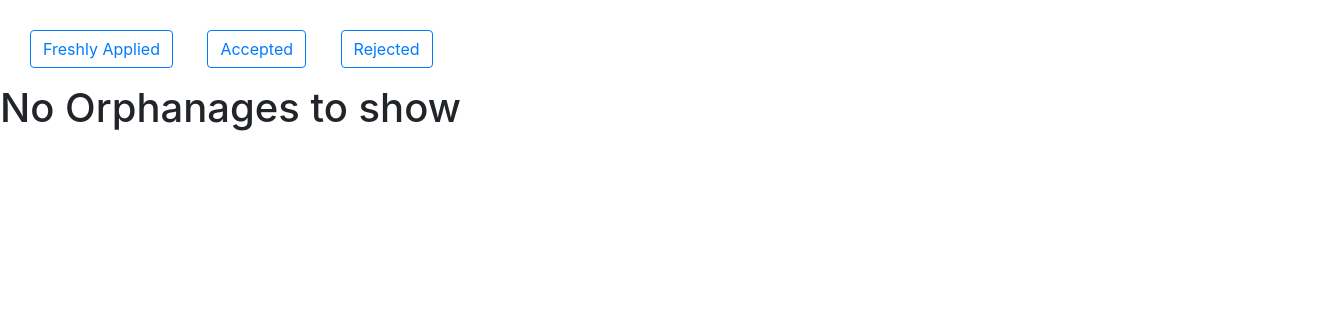
Page /superuser/accepted/ on the earlier database version.
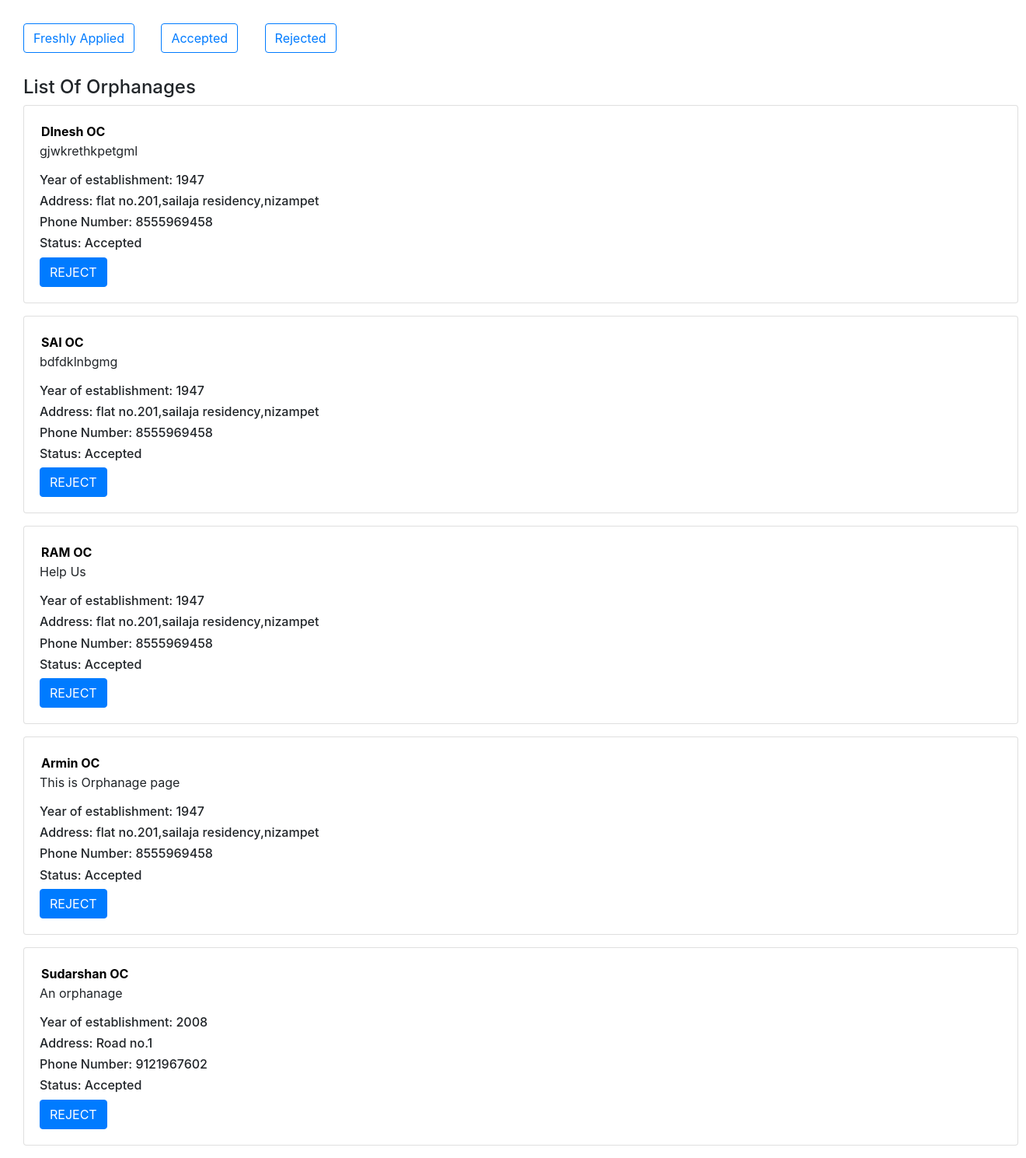
Same page on the later database version.
### homepage/models.py (models this page shows)
class Orphanage(models.Model):
    orphanage_id = models.OneToOneField(User, on_delete=models.CASCADE)
    orphanage_name = models.CharField(max_length=30)
    year_of_establishment = models.IntegerField()
    lon = models.FloatField(null=True)
    lat = models.FloatField(null=True)
    address = models.CharField(max_length=50)
    phone_no = models.CharField(max_length=10,null=True)
    image = models.ImageField(upload_to=orphanage_image_upload_url, blank=True, null=True)
    description = models.CharField(max_length=300)
    account = models.CharField(max_length=300,default = None , null=True)
    status=models.CharField(max_length=50,default='Freshly Applied')

### superuser/views.py (the view)
# urls.py: path('accepted/', views.accepted,name='accepted'),
def accepted(request):
    orphanages = Orphanage.objects.filter(status='Accepted')
    t_dict = {'t': orphanages}
    return render(request, 'superuser/basic.html', context=t_dict)

### templates/superuser/basic.html (shortened to what this page needs)
<html>
<head>
        <link rel="stylesheet" href="https://stackpath.bootstrapcdn.com/bootstrap/4.1.0/css/bootstrap.min.css">
</head>
<body>
    <a href="{% url 'superuser:freshlyapplied' %}" class="btn btn-outline-primary"   style="margin-left: 30px;margin-top: 30px">Freshly Applied</a>
    <a href="{% url 'superuser:accepted' %}" class="btn btn-outline-primary"   style="margin-left: 30px;;margin-top: 30px">Accepted</a>
    <a href="{% url 'superuser:rejected' %}" class="btn btn-outline-primary"   style="margin-left: 30px;;margin-top: 30px">Rejected</a>
    {% if t %}
    <h4 style="margin-left: 30px;margin-top:30px">List Of Orphanages</h4>
    {% for orphanage in t %}
    <form action="{% url 'superuser:check' %}"  method="POST">
        <div class="card" style="width: 80rem;margin-left: 30px">
                <div class="card-body">
                  <input type="text"  name="orphanage_name" value="{{ orphanage.orphanage_name }}" style="border:none;font-weight: bold" readonly>
                  <p class="card-text">{{orphanage.description}}</p>
                  <h6>Year of establishment: {{orphanage.year_of_establishment}}</h6>
                  <h6>Address: {{orphanage.address}}</h6>
                  <h6>Phone Number: {{orphanage.phone_no}}</h6>
                  <h6>Status: {{orphanage.status}}</h6>
                  {% if orphanage.status == "Accepted" %}
                  <button type="submit" class="btn btn-primary" name="REJECT">REJECT</button>
                  {% endif %}
                </div>
              </div>
    </form>
    {% endfor %}
    {% else %}
    <p><h1>No Orphanages to show</h1></p>
    {% endif %}
</body>
</html>

Differences in the rows shown:
now on this page (row edited): Orphanage: orphanage_name "DInesh OC", description "gjwkrethkpetgml", year_of_establishment "1947", address "flat no.201,sailaja residency,nizampet", phone_no "8555969458", status "Accepted", shows "REJECT"
now on this page (row edited): Orphanage: orphanage_name "SAI OC", description "bdfdklnbgmg", year_of_establishment "1947", address "flat no.201,sailaja residency,nizampet", phone_no "8555969458", status "Accepted", shows "REJECT"
added Orphanage: orphanage_name "RAM OC", description "Help Us", year_of_establishment "1947", address "flat no.201,sailaja residency,nizampet", phone_no "8555969458", status "Accepted", shows "REJECT"
added Orphanage: orphanage_name "Armin OC", description "This is Orphanage page", year_of_establishment "1947", address "flat no.201,sailaja residency,nizampet", phone_no "8555969458", status "Accepted", shows "REJECT"
added Orphanage: orphanage_name "Sudarshan OC", description "An orphanage", year_of_establishment "2008", address "Road no.1", phone_no "9121967602", status "Accepted", shows "REJECT"
Other differences:
text no longer shown: "No Orphanages to show"
text now shown: "List Of Orphanages"
